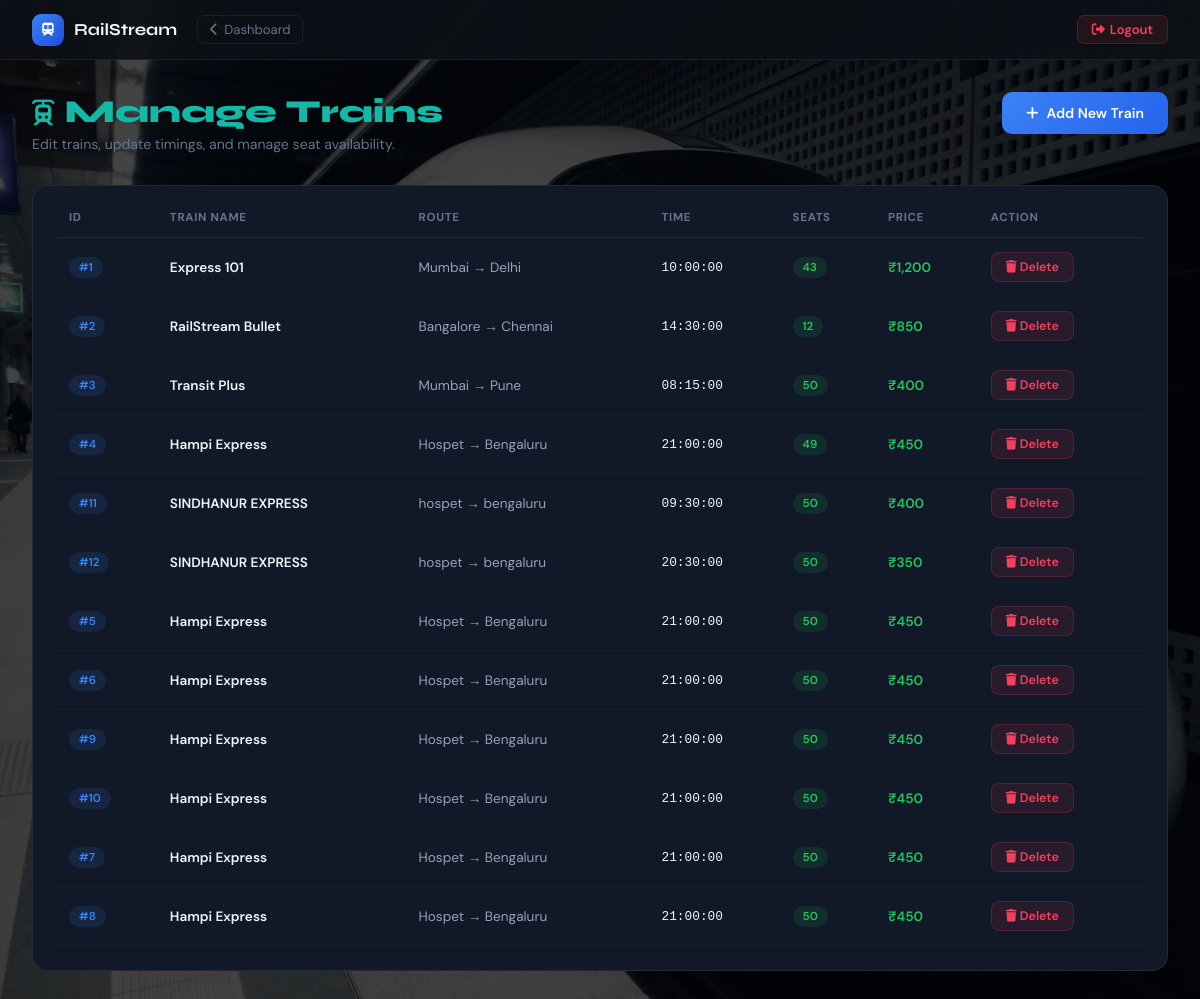
Screenshot of /admin_manage_trains.php (signed in) with the database file from the repository.
### tables this page shows
CREATE TABLE `trains` (
  `id` int(11) NOT NULL,
  `train_name` varchar(100) NOT NULL,
  `origin` varchar(100) NOT NULL,
  `destination` varchar(100) NOT NULL,
  `departure_time` time NOT NULL,
  `travel_date` date NOT NULL DEFAULT '2026-02-07',
  `available_seats` int(11) DEFAULT 50,
  `price` decimal(10,2) NOT NULL,
  `stops` text DEFAULT NULL
);

### admin_manage_trains.php (the view, shortened to what this page needs)
<?php
include('db_config.php');
$trains = mysqli_query($conn, "SELECT * FROM trains ORDER BY travel_date ASC");
?>
<!DOCTYPE html>
<html lang="en"><head><meta charset="UTF-8"><meta name="viewport" content="width=device-width,initial-scale=1"><title>Manage Trains - RailStream Admin</title>
<?php include('admin_head.php'); ?>
</head>
<body>
<?php include('admin_nav.php'); ?>
<div class="page-main">
    <div class="page-header" style="display:flex;justify-content:space-between;align-items:flex-start;flex-wrap:wrap;gap:12px">
        <div>
            <h1 style="color:#14b8a6"><i class="fa-solid fa-train-tram" style="font-size:1.6rem;margin-right:10px"></i>Manage Trains</h1>
            <p>Edit trains, update timings, and manage seat availability.</p>
        </div>
        <a href="admin_add_train.php" class="btn-primary"><i class="fa-solid fa-plus"></i> Add New Train</a>
    </div>
    <div class="card" style="overflow-x:auto">
        <table>
            <thead><tr>
                <th>ID</th><th>Train Name</th><th>Route</th><th>Time</th><th>Seats</th><th>Price</th><th>Action</th>
            </tr></thead>
            <tbody>
            <?php while($row = mysqli_fetch_assoc($trains)): ?>
                <tr>
                    <td><span class="badge badge-blue">#<?php echo $row['id']; ?></span></td>
                    <td style="font-weight:600"><?php echo $row['train_name']; ?></td>
                    <td style="color:#94a3b8"><?php echo $row['origin']; ?> → <?php echo $row['destination']; ?></td>
                    <td style="font-family:monospace;font-size:0.8rem"><?php echo $row['departure_time']; ?></td>
                    <td><span class="badge badge-green"><?php echo $row['available_seats']; ?></span></td>
                    <td style="color:#22c55e;font-weight:600">₹<?php echo number_format($row['price']); ?></td>
                    <td>
                        <a href="admin_manage_trains.php?delete=<?php echo $row['id']; ?>" class="btn-danger" onclick="return confirm('Delete this train?')">
                            <i class="fa-solid fa-trash"></i> Delete
                        </a>
                    </td>
                </tr>
            <?php endwhile; ?>
            </tbody>
        </table>
    </div>
</div>
</body></html>

### admin_head.php (style rules this page uses)
:root { --bg: #07090f; --surface: #0d1117; --card: #111827; --border: rgba(255,255,255,0.07); --accent-blue: #3b82f6; --text: #f1f5f9; --muted: #64748b; }
* { margin:0; padding:0; box-sizing:border-box; }
body { background: linear-gradient(rgba(0,0,0,0.72), rgba(0,0,0,0.72)), url('train.jpg'); background-size: cover; background-position: center; background-attachment: fixed; color: var(--text); font-family: 'DM Sans', sans-serif; min-height:100vh; }
body::before { content: ''; position: fixed; inset: 0; background-image: radial-gradient(1px 1px at 10% 15%, rgba(255,255,255,0.15) 0%, transparent 100%), radial-gradient(1px 1px at 55% 25%, rgba(255,255,255,0.12) 0%, transparent 100%), radial-gradient(1px 1px at 75% 70%, rgba(255,255,255,0.1) 0%, transparent 100%), radial-gradient(1px 1px at 90% 40%, rgba(255,255,255,0.15) 0%, transparent 100%); pointer-events: none; z-index: 0; }
.page-main { position: relative; z-index: 1; padding: 2rem 2rem 3rem; max-width: 1300px; margin: 0 auto; }
.page-header { margin-bottom: 2rem; }
.page-header h1 { font-family: 'Syne', sans-serif; font-size: 2rem; font-weight: 800; margin-bottom: 4px; }
.page-header p { color: var(--muted); font-size: 0.88rem; }
.card { background: var(--card); border: 1px solid var(--border); border-radius: 16px; padding: 1.5rem; }
.btn-primary { background: linear-gradient(135deg, #3b82f6, #2563eb); color: #fff; border: none; border-radius: 10px; padding: 12px 24px; font-weight: 600; font-size: 0.88rem; cursor: pointer; transition: opacity 0.2s; font-family: 'DM Sans', sans-serif; display: inline-flex; align-items: center; gap: 8px; text-decoration: none; }
.btn-danger { background: rgba(244,63,94,0.1); border: 1px solid rgba(244,63,94,0.2); color: #f43f5e; border-radius: 8px; padding: 6px 14px; font-size: 0.78rem; font-weight: 600; cursor: pointer; transition: all 0.2s; font-family: 'DM Sans', sans-serif; text-decoration: none; display: inline-block; }
table { width: 100%; border-collapse: collapse; }
thead th { color: var(--muted); font-size: 0.72rem; text-transform: uppercase; letter-spacing: 0.06em; padding: 0 12px 12px; text-align: left; border-bottom: 1px solid var(--border); }
tbody tr { border-bottom: 1px solid rgba(255,255,255,0.03); transition: background 0.15s; }
tbody td { padding: 14px 12px; font-size: 0.85rem; }
.badge { display: inline-block; padding: 3px 10px; border-radius: 20px; font-size: 0.72rem; font-weight: 600; }
.badge-green { background: rgba(34,197,94,0.12); color: #22c55e; }
.badge-blue { background: rgba(59,130,246,0.12); color: #3b82f6; }

### rows the page displays
trains: id "1", train_name "Express 101", origin "Mumbai", destination "Delhi", departure_time "10:00:00", available_seats "43", price "1,200"
trains: id "2", train_name "RailStream Bullet", origin "Bangalore", destination "Chennai", departure_time "14:30:00", available_seats "12", price "850"
trains: id "3", train_name "Transit Plus", origin "Mumbai", destination "Pune", departure_time "08:15:00", available_seats "50", price "400"
trains: id "4", train_name "Hampi Express", origin "Hospet", destination "Bengaluru", departure_time "21:00:00", available_seats "49", price "450"
trains: id "11", train_name "SINDHANUR EXPRESS", origin "hospet", destination "bengaluru", departure_time "09:30:00", available_seats "50", price "400"
trains: id "12", train_name "SINDHANUR EXPRESS", origin "hospet", destination "bengaluru", departure_time "20:30:00", available_seats "50", price "350"
trains: id "5", train_name "Hampi Express", origin "Hospet", destination "Bengaluru", departure_time "21:00:00", available_seats "50", price "450"
trains: id "6", train_name "Hampi Express", origin "Hospet", destination "Bengaluru", departure_time "21:00:00", available_seats "50", price "450"
trains: id "9", train_name "Hampi Express", origin "Hospet", destination "Bengaluru", departure_time "21:00:00", available_seats "50", price "450"
trains: id "10", train_name "Hampi Express", origin "Hospet", destination "Bengaluru", departure_time "21:00:00", available_seats "50", price "450"
trains: id "7", train_name "Hampi Express", origin "Hospet", destination "Bengaluru", departure_time "21:00:00", available_seats "50", price "450"
trains: id "8", train_name "Hampi Express", origin "Hospet", destination "Bengaluru", departure_time "21:00:00", available_seats "50", price "450"
